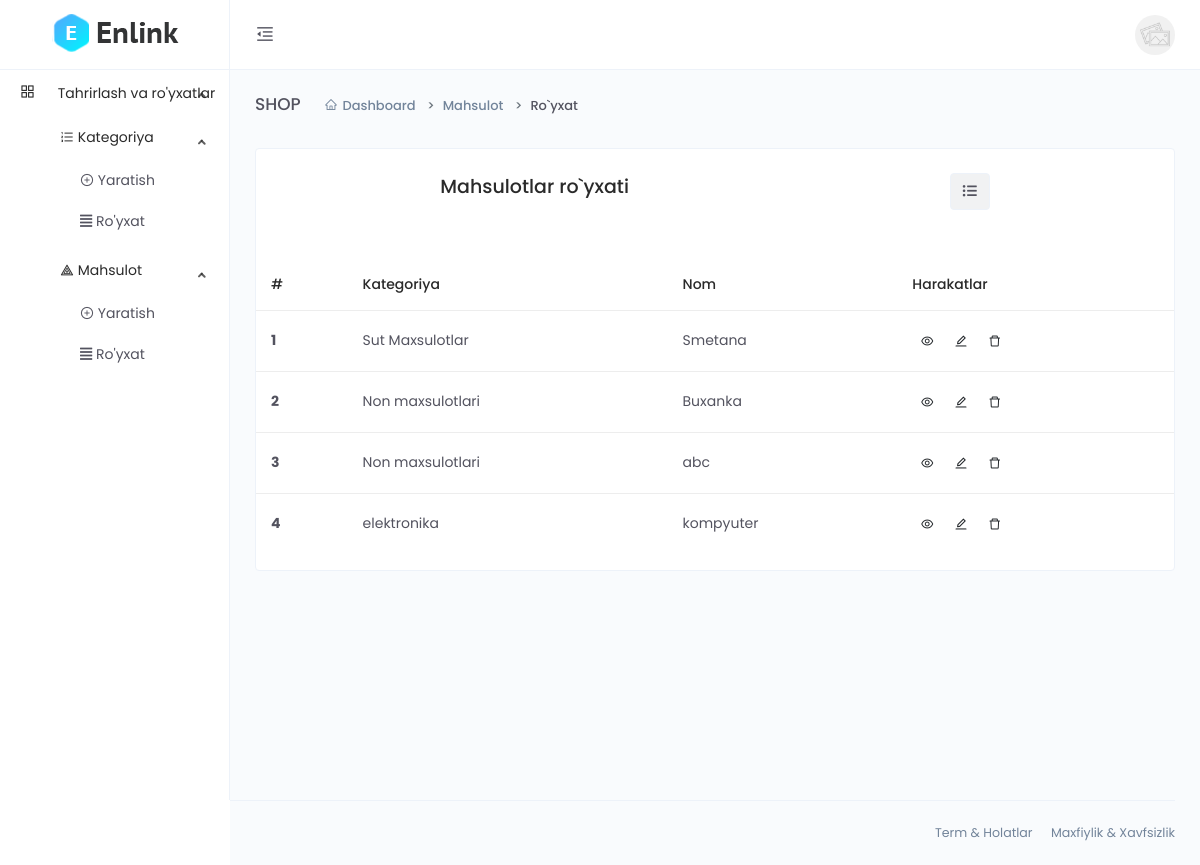
The page /dashboard/product-list (signed in) on the database its author committed.
### main/models.py (models this page shows, shortened)
class CodeGenerate(models.Model):
    code = models.CharField(max_length=255, blank=True,unique=True)
    class Meta:
        abstract = True

class Product(CodeGenerate):
    category = models.ForeignKey(Category, on_delete=models.CASCADE)
    name = models.CharField(max_length=255)
    body = models.TextField()
    price = models.DecimalField(decimal_places=2, max_digits=10)
    discount_price = models.DecimalField(decimal_places=2, max_digits=10,
                                         blank=True, null=True)
    banner_img = models.ImageField(upload_to='banner-img/')
    quantity = models.IntegerField()
    delivery = models.BooleanField(default=False)

class Category(CodeGenerate):
    name = models.CharField(max_length=255, unique=True)
    def __str__(self):
        return self.name

### main/funcs.py (the view)
    def wrapper(request, *args, **kwargs):
        if request.user.is_staff:
            result=func(request, *args, **kwargs)
        else:
            return redirect('front:index')
        return result

### main/dashboard/views.py (called while the page is built, shortened)
@staff_required
def product_list(request):
    categories = models.Category.objects.all()
    category_code = request.GET.get('category_code')
    queryset = models.Product.objects.all()
    context = {
          'queryset':queryset,
          'categories':categories,
          'category_code':category_code,
    }
    return render(request, 'dashboard/product/list.html', context)

### main/funcs.py (called while the page is built)
def staff_required(func):
    def wrapper(request, *args, **kwargs):
        if request.user.is_staff:
            result=func(request, *args, **kwargs)
        else:
            return redirect('front:index')
        return result
    return wrapper

### templates/dashboard/product/list.html (shortened to what this page needs)
{% extends 'dashboard/base.html' %}
{% block content %}
<div class="main-content">
    <div class="page-header">
        <h2 class="header-title">SHOP</h2>
        <div class="header-sub-title">
            <nav class="breadcrumb breadcrumb-dash">
                <a href="#" class="breadcrumb-item"><i class="anticon anticon-home m-r-5"></i>Dashboard</a>
                <a class="breadcrumb-item" href="#">Mahsulot</a>
                <span class="breadcrumb-item active">Ro`yxat</span>
            </nav>
        </div>
    </div>
    <div class="card">
        <div class="card-body">
            <div class="d-flex justify-content-around">
            <h4>Mahsulotlar ro`yxati</h4>
            <button type="button" class="input-group-text" data-toggle="modal" data-target=".bd-example-modal-xl"><i class="fas fa-list-ul"></i></button>
            </div>
            </div>
            <div class="m-t-25">
                <div class="table-responsive">
                    <table class="table">
                        <thead>
                            <tr>
                                <th scope="col">#</th>
                                <th scope="col">Kategoriya</th>
                                <th scope="col">Nom</th>
                                <th scope="col">Harakatlar</th>
                            </tr>
                        </thead>
                        <tbody>
                            {% for q in queryset %}
                            <tr>
                                <th scope="row">{{forloop.counter}}</th>
                                <td>{{q.category.name}}</td>
                                <td>{{q.name}}</td>
                                <td>
                                    <a href="{% url 'dashboard:product_detail' q.code %}" class="btn btn-icon btn-hover btn-sm btn-rounded">
                                        <i class="anticon anticon-eye"></i>
                                    </a>
                                    <a href="{% url 'dashboard:product_update' q.code %}" class="btn btn-icon btn-hover btn-sm btn-rounded">
                                        <i class="anticon anticon-edit"></i>
                                    </a>
                                    <button type="button" class="btn btn-icon btn-hover btn-sm btn-rounded" data-toggle="modal" data-target=".bd-example-modal-sm{{forloop.counter}}">
                                        <i class="anticon anticon-delete"></i>
                                    </button>
                                </td>
                            </tr>
                            {% endfor %}
                        </tbody>
                    </table>
                </div>
            </div>
        </div>
    </div>
</div>
{% endblock %}

### rows shown on the page
Product: category.name "Sut Maxsulotlar", name "Smetana"
Product: category.name "Non maxsulotlari", name "Buxanka"
Product: category.name "Non maxsulotlari", name "abc"
Product: category.name "elektronika", name "kompyuter"
